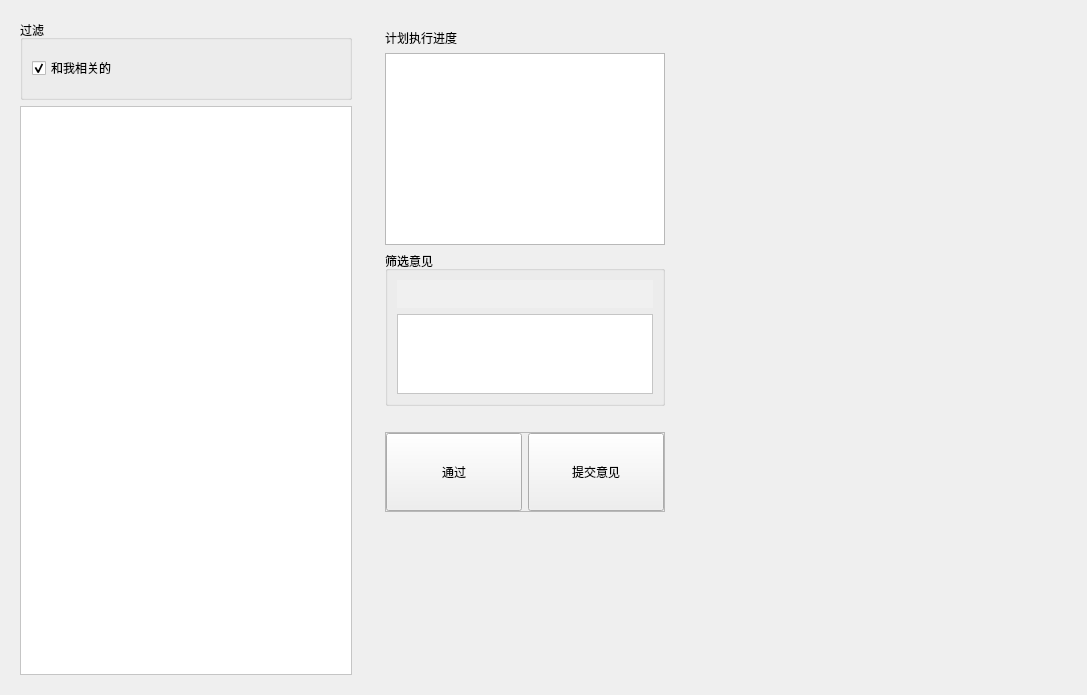
<?xml version="1.0" encoding="UTF-8"?>
<ui version="4.0">
 <class>PlanBrowser</class>
 <widget class="QWidget" name="PlanBrowser">
  <property name="geometry">
   <rect>
    <x>0</x>
    <y>0</y>
    <width>1087</width>
    <height>695</height>
   </rect>
  </property>
  <property name="windowTitle">
   <string>Form</string>
  </property>
  <layout class="QHBoxLayout" name="horizontalLayout_2" stretch="0,0">
   <item>
    <widget class="QFrame" name="frame_2">
     <property name="maximumSize">
      <size>
       <width>350</width>
       <height>16777215</height>
      </size>
     </property>
     <layout class="QVBoxLayout" name="verticalLayout">
      <item>
       <widget class="QGroupBox" name="horizontalGroupBox">
        <property name="minimumSize">
         <size>
          <width>0</width>
          <height>80</height>
         </size>
        </property>
        <property name="title">
         <string>过滤</string>
        </property>
        <layout class="QHBoxLayout" name="horizontalLayout">
         <item>
          <widget class="QCheckBox" name="check_me">
           <property name="text">
            <string>和我相关的</string>
           </property>
           <property name="checked">
            <bool>true</bool>
           </property>
          </widget>
         </item>
        </layout>
       </widget>
      </item>
      <item>
       <widget class="QTableView" name="tableView">
        <property name="styleSheet">
         <string notr="true">QHeaderView::section{
    background-color:#FFFFFF;
    font: 75 18px &quot;WenQuanYi Micro Hei Mono&quot;;
    color: black;
}

QTableView{
    color: rgb(0, 0, 0);
    background:white;
    gridline-color:rgb(161,161,161);
    alternate-background-color:rgb(244, 244, 244);
    selection-color:white;
    selection-background-color:rgb(23, 166, 255);
}
QListView{
    color: rgb(0, 0, 0);
    border:0px solid grey;
    background:white;
    gridline-color:rgb(161,161,161);
    alternate-background-color:rgb(244, 244, 244);
    selection-color:white;
    selection-background-color:rgb(23, 166, 255);
}
QScrollBar:vertical
{
    width:50px;
    border:1px solid grey;
    background:rgb(255,255,255);
    padding-top:40px;
    padding-bottom:40px;
    margin:0px,0px,0px,0px;
}
QScrollBar::handle:vertical
{
    background:#FFFFFF;
        border:1px solid grey;
    border-radius:5px;
    min-height:80;
}
QScrollBar::handle:vertical:hover
{
    background:#D4DCDE;
    border:1px solid grey;
    border-radius:5px;
    min-height:80;
}
QScrollBar::add-page:vertical,QScrollBar::sub-page:vertical
{
    background:none;
}
QScrollBar::add-line:vertical
{
     border: 1px solid grey;
     background: rgb(245,245,245);
     height: 40px;
     subcontrol-position: bottom;
     subcontrol-origin: margin;
     image: url(:/image/image/aio/icon_slide_down.png);
}

QScrollBar::sub-line:vertical
{
    border: 1px solid grey;
    background: rgb(245,245,245);
    height: 40px;
    subcontrol-position: top;
    image: url(:/image/image/aio/icon_slide_up.png);
}
</string>
        </property>
       </widget>
      </item>
     </layout>
    </widget>
   </item>
   <item>
    <widget class="QStackedWidget" name="stackedWidget">
     <widget class="QWidget" name="page_plan_filter">
      <layout class="QHBoxLayout" name="horizontalLayout_4" stretch="0,1">
       <item>
        <layout class="QVBoxLayout" name="verticalLayout_2">
         <property name="leftMargin">
          <number>9</number>
         </property>
         <property name="topMargin">
          <number>9</number>
         </property>
         <property name="rightMargin">
          <number>9</number>
         </property>
         <property name="bottomMargin">
          <number>9</number>
         </property>
         <item>
          <widget class="QFrame" name="frm_plan_execute">
           <property name="minimumSize">
            <size>
             <width>0</width>
             <height>100</height>
            </size>
           </property>
           <property name="frameShape">
            <enum>QFrame::NoFrame</enum>
           </property>
           <property name="frameShadow">
            <enum>QFrame::Raised</enum>
           </property>
           <layout class="QVBoxLayout" name="verticalLayout_4">
            <property name="leftMargin">
             <number>0</number>
            </property>
            <property name="topMargin">
             <number>0</number>
            </property>
            <property name="rightMargin">
             <number>0</number>
            </property>
            <property name="bottomMargin">
             <number>0</number>
            </property>
            <item>
             <widget class="QLabel" name="label_2">
              <property name="text">
               <string>计划执行进度</string>
              </property>
             </widget>
            </item>
            <item>
             <widget class="QTableView" name="tab_plan_status"/>
            </item>
           </layout>
          </widget>
         </item>
         <item>
          <widget class="QGroupBox" name="groupBox">
           <property name="title">
            <string>筛选意见</string>
           </property>
           <layout class="QVBoxLayout" name="verticalLayout_3">
            <item>
             <widget class="QLabel" name="lab_note">
              <property name="sizePolicy">
               <sizepolicy hsizetype="Preferred" vsizetype="Expanding">
                <horstretch>0</horstretch>
                <verstretch>0</verstretch>
               </sizepolicy>
              </property>
              <property name="styleSheet">
               <string notr="true">background-color: rgb(240, 240, 240);</string>
              </property>
              <property name="text">
               <string/>
              </property>
              <property name="alignment">
               <set>Qt::AlignLeading|Qt::AlignLeft|Qt::AlignTop</set>
              </property>
             </widget>
            </item>
            <item>
             <widget class="QTextEdit" name="edit_note">
              <property name="sizePolicy">
               <sizepolicy hsizetype="Preferred" vsizetype="Preferred">
                <horstretch>0</horstretch>
                <verstretch>0</verstretch>
               </sizepolicy>
              </property>
              <property name="maximumSize">
               <size>
                <width>16777215</width>
                <height>80</height>
               </size>
              </property>
              <property name="styleSheet">
               <string notr="true">#edit_note{
background-color: rgb(255, 255, 255);
}</string>
              </property>
             </widget>
            </item>
           </layout>
          </widget>
         </item>
         <item>
          <widget class="QLabel" name="lab_msg">
           <property name="styleSheet">
            <string notr="true">#lab_msg[success=true]{
    background-color:rgba(255,255,255,0);
    color:#00cc00;
    border-width:0px;
}

#lab_msg[success=false]{
    background-color:rgba(255,255,255,0);
    color:#cc0000;
    border-width:0px;
}</string>
           </property>
           <property name="text">
            <string/>
           </property>
          </widget>
         </item>
         <item>
          <widget class="QFrame" name="frame">
           <property name="minimumSize">
            <size>
             <width>0</width>
             <height>80</height>
            </size>
           </property>
           <property name="maximumSize">
            <size>
             <width>16777215</width>
             <height>80</height>
            </size>
           </property>
           <property name="frameShape">
            <enum>QFrame::StyledPanel</enum>
           </property>
           <property name="frameShadow">
            <enum>QFrame::Raised</enum>
           </property>
           <layout class="QHBoxLayout" name="horizontalLayout_3">
            <property name="leftMargin">
             <number>0</number>
            </property>
            <property name="topMargin">
             <number>0</number>
            </property>
            <property name="rightMargin">
             <number>0</number>
            </property>
            <property name="bottomMargin">
             <number>0</number>
            </property>
            <item>
             <widget class="QPushButton" name="btn_pass">
              <property name="sizePolicy">
               <sizepolicy hsizetype="Minimum" vsizetype="Preferred">
                <horstretch>0</horstretch>
                <verstretch>0</verstretch>
               </sizepolicy>
              </property>
              <property name="styleSheet">
               <string notr="true"/>
              </property>
              <property name="text">
               <string>通过</string>
              </property>
             </widget>
            </item>
            <item>
             <widget class="QPushButton" name="btn_no_pass">
              <property name="sizePolicy">
               <sizepolicy hsizetype="Minimum" vsizetype="Preferred">
                <horstretch>0</horstretch>
                <verstretch>0</verstretch>
               </sizepolicy>
              </property>
              <property name="styleSheet">
               <string notr="true"/>
              </property>
              <property name="text">
               <string>提交意见</string>
              </property>
             </widget>
            </item>
           </layout>
          </widget>
         </item>
         <item>
          <spacer name="verticalSpacer">
           <property name="orientation">
            <enum>Qt::Vertical</enum>
           </property>
           <property name="sizeHint" stdset="0">
            <size>
             <width>20</width>
             <height>40</height>
            </size>
           </property>
          </spacer>
         </item>
        </layout>
       </item>
       <item>
        <widget class="ResumePreviewer" name="frm_resume_preview" native="true"/>
       </item>
      </layout>
     </widget>
     <widget class="QWidget" name="page_plan_invite">
      <widget class="QLabel" name="label">
       <property name="geometry">
        <rect>
         <x>230</x>
         <y>250</y>
         <width>241</width>
         <height>91</height>
        </rect>
       </property>
       <property name="text">
        <string>邀约计划，施工中.....</string>
       </property>
      </widget>
     </widget>
    </widget>
   </item>
  </layout>
 </widget>
 <customwidgets>
  <customwidget>
   <class>ResumePreviewer</class>
   <extends>QWidget</extends>
   <header location="global">HRMTool/resumepreviewer.h</header>
   <container>1</container>
  </customwidget>
 </customwidgets>
 <resources/>
 <connections/>
</ui>
